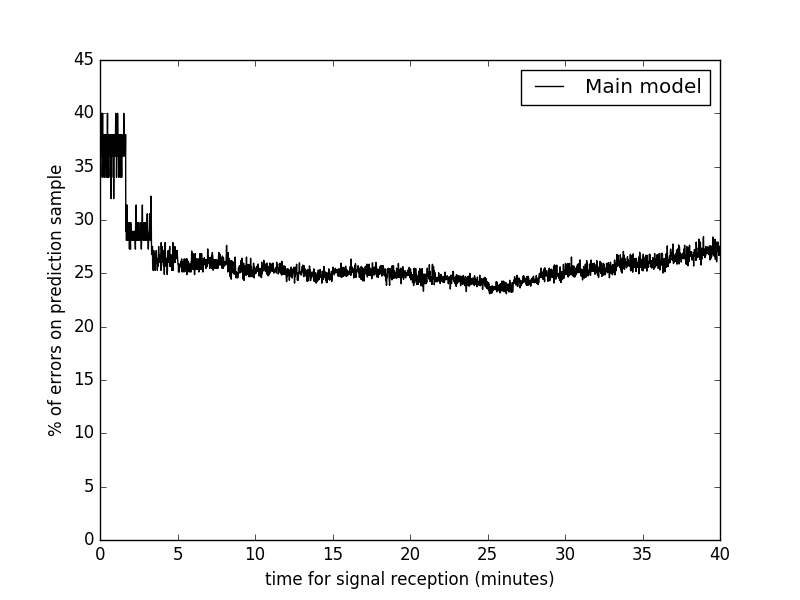

Recreate this plot in Python.
import csv
import sqlite3
import numpy as np
from sklearn.ensemble import RandomForestClassifier
import random
import difflib
import math
import numbers
import pickle
import matplotlib.pyplot as plt
import operator
import itertools
import math
import datetime
#size test does not vary with size
def rssiWithHumidity(timestamp, rssi):
	res = math.cos((2*math.pi*float(timestamp2hour(timestamp))-1)/24)
	if res < -0.5:		
		res = -0.5
	return rssi - res
def timestamp2hour(timestamp):
	return int(datetime.datetime.fromtimestamp(int(timestamp)).strftime('%H'))

def probabilityPredictionMainAndSub(sizeTest, clf4, clf3_1, clf3_2, clf3_3,clf3_4, X, X1, X2, X3, X4, Xpred, Xpred1, Xpred2, Xpred3, Xpred4):
	YpredictionConsecutiveSignal = []
	probas3_1 = clf3_1.predict_proba(Xpred1)
	probas3_2 = clf3_2.predict_proba(Xpred2)
	probas3_3 = clf3_3.predict_proba(Xpred3)
	probas3_4 = clf3_4.predict_proba(Xpred4)

	probas4 = clf4.predict_proba(Xpred)

	places = ['carte_bancaire', 'fenetre_casque', 'fenetre_russia', 'me', 'russia', 'the']

	for i in range(len(probas3_1)):

		probas = [probas4[i][j]+probas3_1[i][j]+probas3_2[i][j]+probas3_3[i][j]+probas3_4[i][j] for j in range(len(probas3_1[i]))]
		maxIndex = max(enumerate(probas),key=lambda x: x[1])[0]
		YpredictionConsecutiveSignal.append(places[maxIndex])

	return YpredictionConsecutiveSignal

def probabilityPredictionSub(sizeTest, clf3_1, clf3_2, clf3_3, clf3_4, X1, X2, X3, X4, Xpred1, Xpred2, Xpred3, Xpred4):
	YpredictionConsecutiveSignal = []
	probas3_1 = clf3_1.predict_proba(Xpred1)
	probas3_2 = clf3_2.predict_proba(Xpred2)
	probas3_3 = clf3_3.predict_proba(Xpred3)
	probas3_4 = clf3_4.predict_proba(Xpred4)
	places = ['carte_bancaire', 'fenetre_casque', 'fenetre_russia', 'me', 'russia', 'the']

	for i in range(len(probas3_1)):

		probas = [probas3_1[i][j]+probas3_2[i][j]+probas3_3[i][j]+probas3_4[i][j] for j in range(len(probas3_1[i]))]
		maxIndex = max(enumerate(probas),key=lambda x: x[1])[0]
		YpredictionConsecutiveSignal.append(places[maxIndex])

	return YpredictionConsecutiveSignal
	
def givesClassifier(ID, DBS, XconsecutiveSignal, YconsecutiveSignal, Xpred, Ypred):
	clf4 = RandomForestClassifier(n_estimators=100)

	clf4 = clf4.fit(XconsecutiveSignal, YconsecutiveSignal)


	YpredictionConsecutiveSignal4 = clf4.predict(Xpred)
	Yshould = Ypred
	ratio4 = 0
	dicDB = dict()
	for db in DBS:
		dicDB[db[2]] = 0

	for j in range(len(YpredictionConsecutiveSignal4)):
		if Yshould[j] == YpredictionConsecutiveSignal4[j]:
			ratio4 += 1
		else:
			dicDB[YpredictionConsecutiveSignal4[j]] += 1
	errors4= ratio4
	ratio4 = float(ratio4)

	ratio4 = ratio4 / len(Yshould)
	print("Similarity percentile : " + str(ratio4))
	print("size "  + str(len(Yshould)- errors4) + " errors ( " + str(100-100*float(errors4)/len(Yshould))+ "% ) on " + str(len(Yshould)) + " predicted samples out of " + str(len(XconsecutiveSignal)) + " training samples : " + str(dicDB))
	#with open("randomForestModel" + str(ID) ,"wb") as f:
		#pickle.dump(clf4, f)
	return clf4, YpredictionConsecutiveSignal4

def givesTriList(list):
	res1 = []
	res2 = []
	res3 = []
	res4 = []
	for l in list:
		res1.append([l[0],l[1],l[2]])
		res2.append([l[0],l[1], l[3]])

		res3.append([l[0], l[2],l[3]])
		res4.append([l[1],l[2],l[3]])
	res = [res1, res2, res3, res4]
	return res

def givesList(DB_NAME, BSSID, size, TIME_WINDOW):
	
	FILENAME = DB_NAME[:-3] + ".csv"


	with sqlite3.connect(DB_NAME) as conn:
		c = conn.cursor()
		MAXID = 4

		
		RSSIS = []
		RSSI_HEADER = []
		for i in range(MAXID):
			RSSI_HEADER.append("RPI" + str(i + 1))
		RSSIS.append(RSSI_HEADER)

		rssiContent = []


	with sqlite3.connect(DB_NAME) as conn:
		cursor = conn.cursor()
		cursor.execute("""select ID, NAME, BSSID, TIME_STAMP, RSSI from COMBINED WHERE BSSID = ? ORDER BY TIME_STAMP ASC""", (BSSID,))
		rows = cursor.fetchall()
		extractedSignalsList = []

		for row in rows:
			extractedSignalsList.append([row[0], row[1].encode("ascii"), row[2].encode("ascii"), row[3], row[4]])
	#We have the rssis list by rpis' id : [id, RSSI] -> extractedSignalsList
	
	graph = []
	per = []
	
	#index of the extractedSignalsList containing the succesive RSSIs by id : [RSSI1, RSSI2, ... , RSSIIDMAX] -> consecutiveSignalsList
	i = -1



	consecutiveSignalsList = []
	consecutiveSignal = [0]*MAXID
	#Initialisation of the timers for each RPIS : 

	timersBefore = [0]*MAXID

	# initialisation of the timers:
	k = 0
	while 0 in timersBefore:
		timersBefore[extractedSignalsList[k][0] - 1] = extractedSignalsList[k][3]
		k += 1

	timersAfter = [0]*MAXID

	idRPI = extractedSignalsList[0][0] - 1
	#index of extractedSignalsList
	j = 0

	while j < len(extractedSignalsList):
		row = extractedSignalsList[j]
		timersAfter[idRPI] = int(row[3])
		idRPI = row[0] - 1

		if isinstance(row[4], numbers.Number) and row[4] < 1:

			#If there have not been an update from all RPIS in the TIME_WINDOW : abandon of current index 
			# One of the RPIS have not manifested himself
			for l in range(MAXID):
				if timersAfter[idRPI] - timersBefore[l] > TIME_WINDOW and l != idRPI:
					consecutiveSignal[l] = 0
					timersBefore[l] = timersAfter[idRPI]

		
			#consecutiveSignal[idRPI] = rssiWithHumidity(timersAfter[idRPI], row[4])
			consecutiveSignal[idRPI] = row[4]

			if not 0 in consecutiveSignal and (len(consecutiveSignalsList) == 0 or (len(consecutiveSignalsList) > 0 and consecutiveSignal != consecutiveSignalsList[-1])): 
				roundedSignal = [0]*MAXID
				for m in range(MAXID):
					roundedSignal[m] = int(10 * consecutiveSignal[m]) / 10.0
				consecutiveSignalsList.append(roundedSignal)
				i += 1
			timersBefore[idRPI] = timersAfter[idRPI]

		j+=1
	lengthAfter = len(consecutiveSignalsList)
	#trying
	random.seed(1)
	b = range(len(consecutiveSignalsList))
	random.shuffle(b)
	consecutiveSignalsList = [consecutiveSignalsList[i] for i in b] # or:

	if size != 0:
		sizeUntouched = size
		lengthUntouched = int(math.floor(sizeUntouched*len(consecutiveSignalsList)))
		consecutiveSignalsList = consecutiveSignalsList[:lengthUntouched]
		
	return [consecutiveSignalsList, givesTriList(consecutiveSignalsList)]


DB_NAME = "3t3pV2"

DBS_PRED= [[DB_NAME, "F2:39:F2:6A:80:89", "me"], [DB_NAME, "C7:62:97:12:1E:35", "russia"], [DB_NAME, "E4:FA:6E:AF:58:19", "fenetre_casque"]]
DBS = [[DB_NAME, "C1:CF:31:F3:29:6C", "russia"], [DB_NAME, "C7:64:6C:03:B9:40", "me"], [DB_NAME, "DA:E7:8C:CA:05:CF", "fenetre_casque"]]
XuntouchedF4 = []

# CHANGE DB NAMES HERE

graph1 = []
graph2 = []
graph3 = []
graph4 = []
graph = []
per = []
size = 0.98

for TIME_WINDOW in [float(x)/100 for x in range(1,2400)]:
	XconsecutiveSignalCombinaisons = []
	XconsecutiveSignalCombinaisons1 = []
	XconsecutiveSignalCombinaisons2 = []
	XconsecutiveSignalCombinaisons3 = []
	XconsecutiveSignalCombinaisons4 = []
	YconsecutiveSignalCombinaisons = []

	XconsecutiveSignal = []
	XconsecutiveSignal1 = []
	XconsecutiveSignal2 = []
	XconsecutiveSignal3 = []
	XconsecutiveSignal4 = []
	YconsecutiveSignal = []
	Ypred = []
	Xpred = []
	Xpred1 = []
	Xpred2 = []
	Xpred3 = []
	Xpred4 = []
	for name in DBS:
		bigList = givesList(name[0]+".db", name[1], size, TIME_WINDOW)


		extractedSignalsListfinal4 ,extractedSignalsListfinal3_1, extractedSignalsListfinal3_2, extractedSignalsListfinal3_3, extractedSignalsListfinal3_4= bigList[0], bigList[1][0], bigList[1][1], bigList[1][2], bigList[1][3]
		XconsecutiveSignal.extend(extractedSignalsListfinal4)
		XconsecutiveSignal1.extend(extractedSignalsListfinal3_1)
		XconsecutiveSignal2.extend(extractedSignalsListfinal3_2)
		XconsecutiveSignal3.extend(extractedSignalsListfinal3_3)
		XconsecutiveSignal4.extend(extractedSignalsListfinal3_4)
		YconsecutiveSignal.extend([name[2]]*len(extractedSignalsListfinal4))		
	for name in DBS_PRED:
		bigListPred = givesList(name[0]+".db", name[1],0, TIME_WINDOW)


		extractedSignalsListfinalPred4 ,extractedSignalsListfinalPred3_1, extractedSignalsListfinalPred3_2, extractedSignalsListfinalPred3_3, extractedSignalsListfinalPred3_4 = bigListPred[0], bigListPred[1][0], bigListPred[1][1], bigListPred[1][2], bigListPred[1][3]
		Xpred.extend(extractedSignalsListfinalPred4)
		Xpred1.extend(extractedSignalsListfinalPred3_1)
		Xpred2.extend(extractedSignalsListfinalPred3_2)
		Xpred3.extend(extractedSignalsListfinalPred3_3)
		Xpred4.extend(extractedSignalsListfinalPred3_4)
		Ypred.extend([name[2]]*len(extractedSignalsListfinalPred4))		
	length1 = 100
	sizeX = 0.009*len(XconsecutiveSignal)
	XconsecutiveSignal = [XconsecutiveSignal[int(i*sizeX):int((i+1)*sizeX)] for i in range(0,length1)]
	XconsecutiveSignal1 = [XconsecutiveSignal1[int(i*sizeX):int((i+1)*sizeX)] for i in range(0,length1)]
	XconsecutiveSignal2 = [XconsecutiveSignal2[int(i*sizeX):int((i+1)*sizeX)] for i in range(0,length1)]
	XconsecutiveSignal3 = [XconsecutiveSignal3[int(i*sizeX):int((i+1)*sizeX)] for i in range(0,length1)]
	XconsecutiveSignal4 = [XconsecutiveSignal4[int(i*sizeX):int((i+1)*sizeX)] for i in range(0,length1)]
	YconsecutiveSignal = [YconsecutiveSignal[int(i*sizeX):int((i+1)*sizeX)] for i in range(0,length1)]
	#sizeXP = 0.09*len(Xpred)
	# Xpred = [Xpred[int(i*sizeXP):int((i+1)*sizeXP)] for i in range(0,100)]
	# Xpred1 = [Xpred1[int(i*sizeXP):int((i+1)*sizeXP)] for i in range(0,100)]
	# Xpred2 = [Xpred2[int(i*sizeXP):int((i+1)*sizeXP)] for i in range(0,100)]
	# Xpred3 = [Xpred3[int(i*sizeXP):int((i+1)*sizeXP)] for i in range(0,100)]
	# Xpred4 = [Xpred4[int(i*sizeXP):int((i+1)*sizeXP)] for i in range(0,100)]
	# Ypred = [Ypred[int(i*sizeXP):int((i+1)*sizeXP)] for i in range(0,100)]
	Xt = []
	Yt = []
	Xt1 = []
	Xt2 = []
	Xt3 = []
	Xt4 = []
	for i in range(1,length1):
		Xt.extend(XconsecutiveSignal[i])
		Xt1.extend(XconsecutiveSignal1[i])
		Xt2.extend(XconsecutiveSignal2[i])
		Xt3.extend(XconsecutiveSignal3[i])
		Xt4.extend(XconsecutiveSignal4[i])
		Yt.extend(YconsecutiveSignal[i])
	per.append(TIME_WINDOW*100/60)
	Yshould = Ypred
	clf4, YpredictionConsecutiveSignal4 = givesClassifier("4", DBS, Xt, Yt, Xpred, Ypred)
	#clf3_1, YpredictionConsecutiveSignal3_1 = givesClassifier("3_1", DBS,XconsecutiveSignal1, YconsecutiveSignal, sizeTest, Xpred1, Ypred)
	#clf3_2, YpredictionConsecutiveSignal3_2 = givesClassifier("3_2", DBS, XconsecutiveSignal2, YconsecutiveSignal, sizeTest, Xpred2, Ypred)
	#clf3_3, YpredictionConsecutiveSignal3_3 = givesClassifier("3_3", DBS, XconsecutiveSignal3, YconsecutiveSignal, sizeTest, Xpred3, Ypred)
	#clf3_4, YpredictionConsecutiveSignal3_4 = givesClassifier("3_4", DBS, XconsecutiveSignal4, YconsecutiveSignal, sizeTest, Xpred4, Ypred)




	ratio = 0
	for k in range(len(YpredictionConsecutiveSignal4)):
		proba = {'me':0, 'russia':0, 'the':0, 'fenetre_casque':0, 'fenetre_russia':0, 'carte_bancaire':0}
		pos4 = str(YpredictionConsecutiveSignal4[k])

		proba[pos4] += 1
		
		pos = max(proba.iteritems(), key=operator.itemgetter(1))[0]
		if pos == Yshould[k]:
			ratio += 1
	errors = ratio
	ratio = float(ratio)
	ratio = ratio / len(Yshould)
	graph.append(100-100*float(errors)/len(Yshould))




	
 # 	ratio = 0
	# for k in range(len(YpredictionConsecutiveSignal4)):
	# 	proba = {'me':0, 'russia':0, 'the':0, 'fenetre_casque':0, 'fenetre_russia':0, 'carte_bancaire':0}
	# 	pos4 = str(YpredictionConsecutiveSignal4[k])
	# 	pos3_1 = str(YpredictionConsecutiveSignal3_1[k])
	# 	pos3_2 = str(YpredictionConsecutiveSignal3_2[k])
	# 	pos3_3 = str(YpredictionConsecutiveSignal3_3[k])
	# 	pos3_4 = str(YpredictionConsecutiveSignal3_4[k])
	# 	proba[pos4] += 0
	# 	proba[pos3_1] += 1
	# 	proba[pos3_2] += 1
	# 	proba[pos3_3] += 1
	# 	proba[pos3_4] += 1
	# 	pos = max(proba.iteritems(), key=operator.itemgetter(1))[0]
	# 	if pos == Yshould[k]:
	# 		ratio += 1
	# errors = ratio
	# ratio = float(ratio)
	# ratio = ratio / len(Yshould)
	# graph1.append(100-100*float(errors)/len(Yshould))





 # 	ratio = 0
	# for k in range(len(YpredictionConsecutiveSignal4)):
	# 	proba = {'me':0, 'russia':0, 'the':0, 'fenetre_casque':0, 'fenetre_russia':0, 'carte_bancaire':0}
	# 	pos4 = str(YpredictionConsecutiveSignal4[k])
	# 	pos3_1 = str(YpredictionConsecutiveSignal3_1[k])
	# 	pos3_2 = str(YpredictionConsecutiveSignal3_2[k])
	# 	pos3_3 = str(YpredictionConsecutiveSignal3_3[k])
	# 	pos3_4 = str(YpredictionConsecutiveSignal3_4[k])
	# 	proba[pos4] += 1
	# 	proba[pos3_1] += 1
	# 	proba[pos3_2] += 1
	# 	proba[pos3_3] += 1
	# 	proba[pos3_4] += 1
	# 	pos = max(proba.iteritems(), key=operator.itemgetter(1))[0]
	# 	if pos == Yshould[k]:
	# 		ratio += 1
	# errors = ratio
	# ratio = float(ratio)
	# ratio = ratio / len(Yshould)
	# graph2.append(100-100*float(errors)/len(Yshould))
	

	# YpredictionConsecutiveSignal = probabilityPredictionMainAndSub(sizeTest, clf4, clf3_1, clf3_2, clf3_3, clf3_4, XconsecutiveSignal, XconsecutiveSignal1, XconsecutiveSignal2, XconsecutiveSignal3, XconsecutiveSignal4, Xpred, Xpred1, Xpred2, Xpred3, Xpred4)
 # 	ratio = 0
	# for k in range(len(YpredictionConsecutiveSignal)):

	# 	if YpredictionConsecutiveSignal[k] == Yshould[k]:
	# 		ratio += 1
	# errors = ratio
	# ratio = float(ratio)
	# ratio = ratio / len(Yshould)
	# graph3.append(100-100*float(errors)/len(Yshould))



	# YpredictionConsecutiveSignal = probabilityPredictionSub(sizeTest, clf3_1, clf3_2, clf3_3, clf3_4, XconsecutiveSignal1, XconsecutiveSignal2, XconsecutiveSignal3, XconsecutiveSignal4, Xpred1, Xpred2, Xpred3, Xpred4)
 # 	ratio = 0
	# for k in range(len(YpredictionConsecutiveSignal)):

	# 	if YpredictionConsecutiveSignal[k] == Yshould[k]:
	# 		ratio += 1
	# errors = ratio
	# ratio = float(ratio)
	# ratio = ratio / len(Yshould)
	# graph4.append(100-100*float(errors)/len(Yshould))

plt.gca().set_color_cycle(['black', 'green', 'blue', 'red', 'orange'])
axes = plt.gca()
axes.set_ylim([0,45])
plt.plot(per,graph)
#plt.plot(per,graph1)
#plt.plot(per,graph2)
#plt.plot(per,graph3)
#plt.plot(per,graph4)

#plt.legend(['Main model only', 'Submodels (deterministic)', 'Main + Submodels (deterministic)', 'Submodels (probabilistic)', 'Main + Submodels (probabilistic)'], loc='upper right')
plt.legend(['Main model'], loc='upper right')
plt.ylabel('% of errors on prediction sample')
plt.xlabel('time for signal reception (minutes)')
plt.show()
